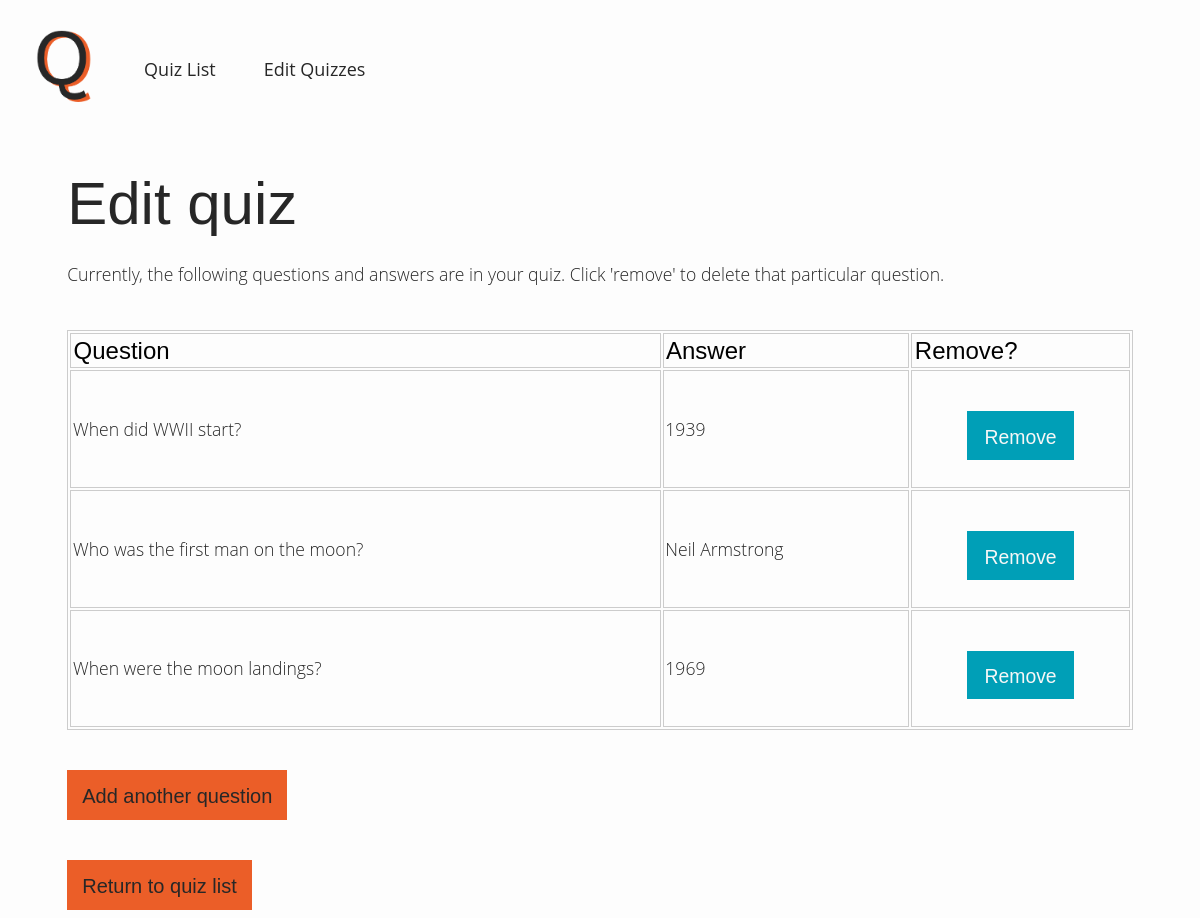
Page /edit/1 on the earlier database version.
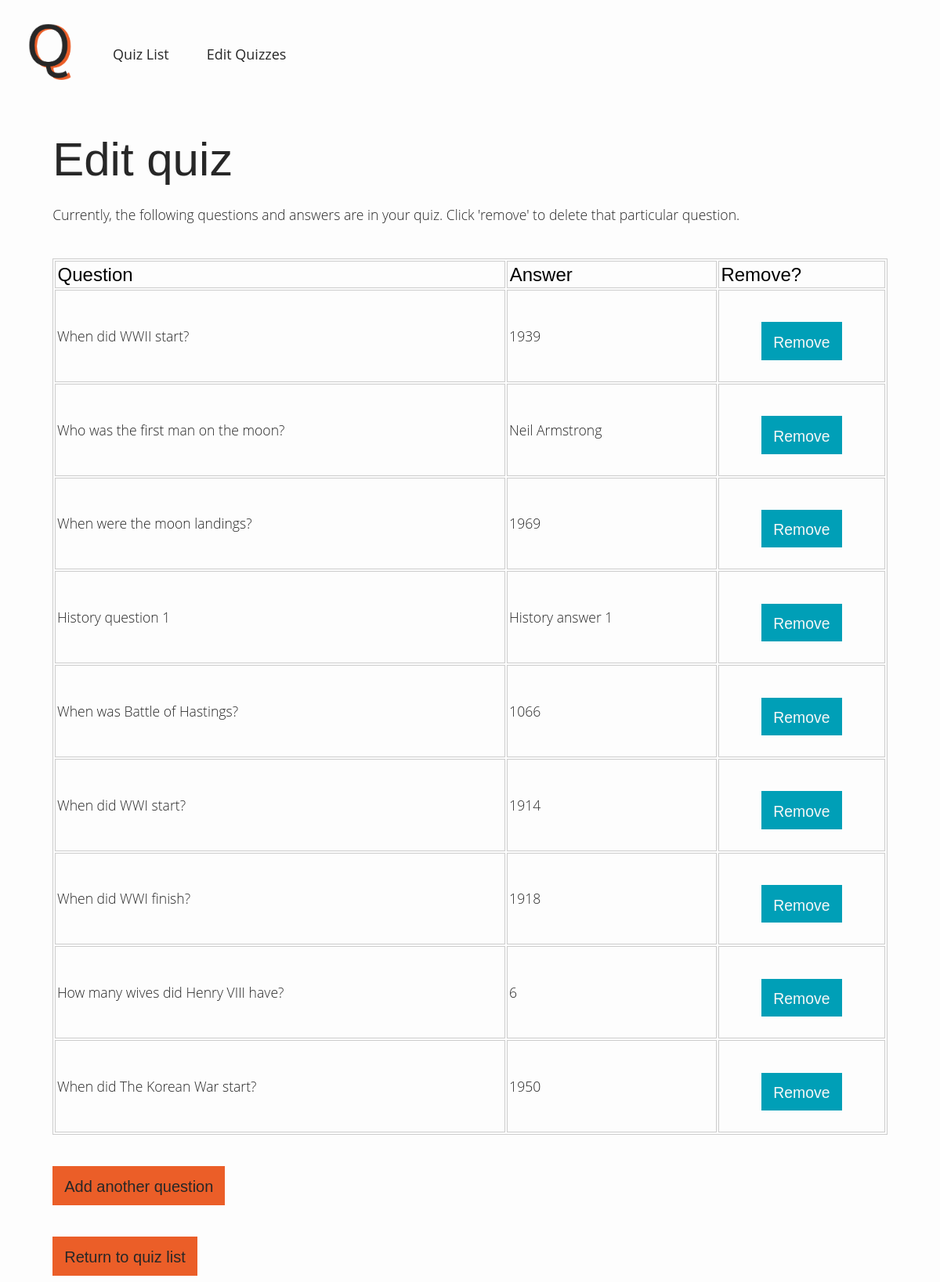
Same page on the later database version.
### app/models.py (models this page shows, shortened)
class Question(db.Model):
    id = db.Column(db.Integer, primary_key=True)
    question = db.Column(db.String(120), index=True, unique=False)
    answer = db.Column(db.String(120), index=True, unique=False)
    quiz_id = db.Column(db.Integer, db.ForeignKey("quiz.id"))

### app/routes.py (the view, shortened to what this page needs)
@app.route("/edit/<quiz_id>", methods=["GET", "POST"])
def edit(quiz_id):
	questions = Question.query.filter(Question.quiz_id==quiz_id)
	return render_template("edit.html", questions=questions, quiz_id=quiz_id)

### app/templates/edit.html (shortened to what this page needs)
{% extends "base.html" %}
{% block body %}
	<div class="quiz">
		<h1>Edit quiz</h1>
		<p class="tagline">Currently, the following questions and answers are in your quiz. Click 'remove' to delete that particular question.</p>
		<table id="edit-question-table">
			<tr>
				<th>Question</th>
				<th>Answer</th>
				<th>Remove?</th>
			</tr>
			{% for question in questions %}
				<tr>
					<td>{{ question.question }}</td>
					<td>{{ question.answer }}</td>
					<td>
						<form method="POST" action="./delete">
							<div id="remove-question">
								<input type="submit" value="Remove">
							</div>
						</form>
					</td>
				</tr>
			{% endfor %}
		</table>
		<button><a href="/add/{{ quiz_id }}">Add another question</a></button><br>
		<button><a href="/show-quizzes">Return to quiz list</a></button><br>
	</div>
{% endblock %}

### app/templates/base.html (shortened to what this page needs)
<!DOCTYPE html>
<html>
<head>
	<link rel="stylesheet" href="{{ url_for('static', filename='css/main.css') }}"/>
</head>
<body>
	<div class="topnav">
		<a href="/"><img src="static/images/logo.png"></a>
		<a href="/show-quizzes">Quiz List</a>
		<a href="/edit">Edit Quizzes</a>
	</div>
	{% block body %}
	{% endblock %}
</body>
</html>

### app/static/css/main.css (style rules this page uses)
body { align-items: left; background-color: #FDFDFD; }
h1 { font-family: Work Sans, sans-serif; font-weight: 300; font-size: 3.75em; margin-bottom: 0.4em; color: #272727; }
p { font-family: Open Sans, sans-serif; margin-bottom: 0px; font-size: 1.1em; font-weight: 300; color: #272727; }
a { text-decoration: none; color: #272727; }
input { width: 100%; margin-bottom: 1.3em; }
input[type="submit"], textarea, button { background-color: #EB5E28; border: none; padding: 0.75em; height: 2.5em; margin-top: 2em; font-family: Work Sans, sans-serif; font-weight: 400; font-size: 1.25em; text-decoration: none; color: #272727; }
.quiz { margin-left: 5%; margin-right: 5%; }
.tagline { margin-bottom: 2.5em; }
.topnav { overflow: hidden; display: flex; align-items: center; }
.topnav a { float: left; color: #272727; text-align: center; padding: 18px 24px; text-decoration: none; font-size: 18px; vertical-align: middle; font-family: 'Open Sans'; font-weight: 400; }
.topnav a img { height: auto; width: auto; max-height: 80px; max-width: 160px; }
table { width: 100%; }
th, td { padding: 0.1em; text-align: left; }
th { font-family: Work Sans, sans-serif; font-weight: 500; font-size: 1.5em; }
td { font-family: Open Sans, sans-serif; margin-bottom: 0px; font-size: 1.1em; font-weight: 300; }
#remove-question { width: 50%; margin-left: 25%; }
#remove-question input[type="submit"] { width: 100%; background-color: #009FB7; color: #f7f7f7; font-weight: 300; font-size: 1.1em; }
#edit-question-table, tr, td, th { border: 1px solid #ccc; }
#edit-question-table td { font-family: Open Sans, sans-serif; margin-bottom: 0px; font-size: 1.1em; font-weight: 300; color: #272727; }

Differences in the rows shown:
added Question: question "History question 1", answer "History answer 1"
added Question: question "When was Battle of Hastings?", answer "1066"
added Question: question "When did WWI start?", answer "1914"
added Question: question "When did WWI finish?", answer "1918"
added Question: question "How many wives did Henry VIII have?", answer "6"
added Question: question "When did The Korean War start?", answer "1950"
